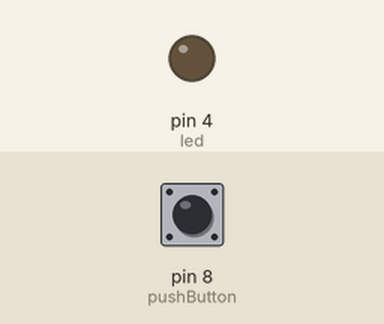
A sketch run on a simulated Arduino Uno, built with avr-gcc and run on an emulated ATmega328P. On the bench: output pins drawn as LEDs (lit = HIGH). The inputs (shaded band) are chosen by the test bench; at power-on: pin 8 (pushButton) LOW.

Above: at 1.2 s.
1.3 s: pin 8 (pushButton) pulled HIGH for 0.15 s
At 2.5 s:
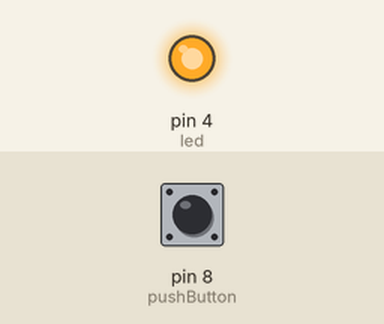
2.9 s: pin 8 (pushButton) pulled HIGH for 1 s
At 3.8 s:
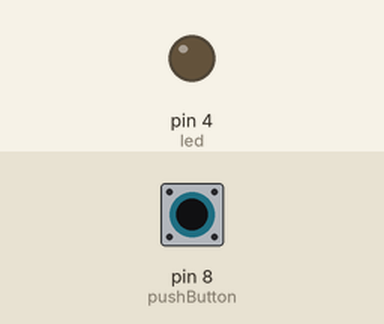
5.4 s: pin 8 (pushButton) pulled HIGH for 3.2 s
At 6.8 s:
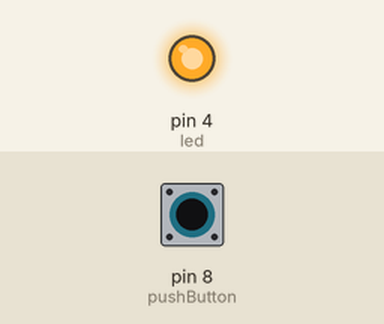
Timing chart, 0 to 8.4 s (numbered marks = the images above; inputs shaded):
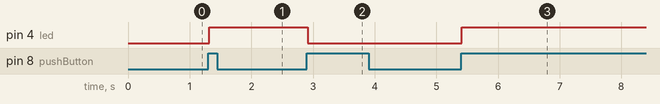

The sketch:

Push_button_led__week_one_assignment_.ino
```cpp
int pushButton = 8;
int led = 4;
int powerState = 0;
int pushButtonState;
int pushButtonStateOld;
void setup()
{
 Serial.begin(9600);
 pinMode(pushButton,INPUT);
 pinMode(led,OUTPUT);
}
void loop()
{
 pushButtonStateOld = pushButtonState;
 pushButtonState = digitalRead(pushButton);
 delay(5);
 switch(powerState){
   case 0:digitalWrite(led, LOW);
         if((pushButtonStateOld == 0)&&(pushButtonState == 1))
         {
           powerState = 1;
         }
         break;
   case 1:digitalWrite(led,HIGH);
          if((pushButtonStateOld == 0)&&(pushButtonState == 1)&&(powerState == 1))
         {
           powerState = 0;
         }
         break;
   default:Serial.println("ERROR:Undefined state for the LED");
         break;
 }
}
```

Measured:
- after the input at 1.3 s, pin 4 (led): LOW → HIGH at once
- after the input at 2.9 s, pin 4 (led): HIGH → LOW at once
- after the input at 5.4 s, pin 4 (led): LOW → HIGH at once
